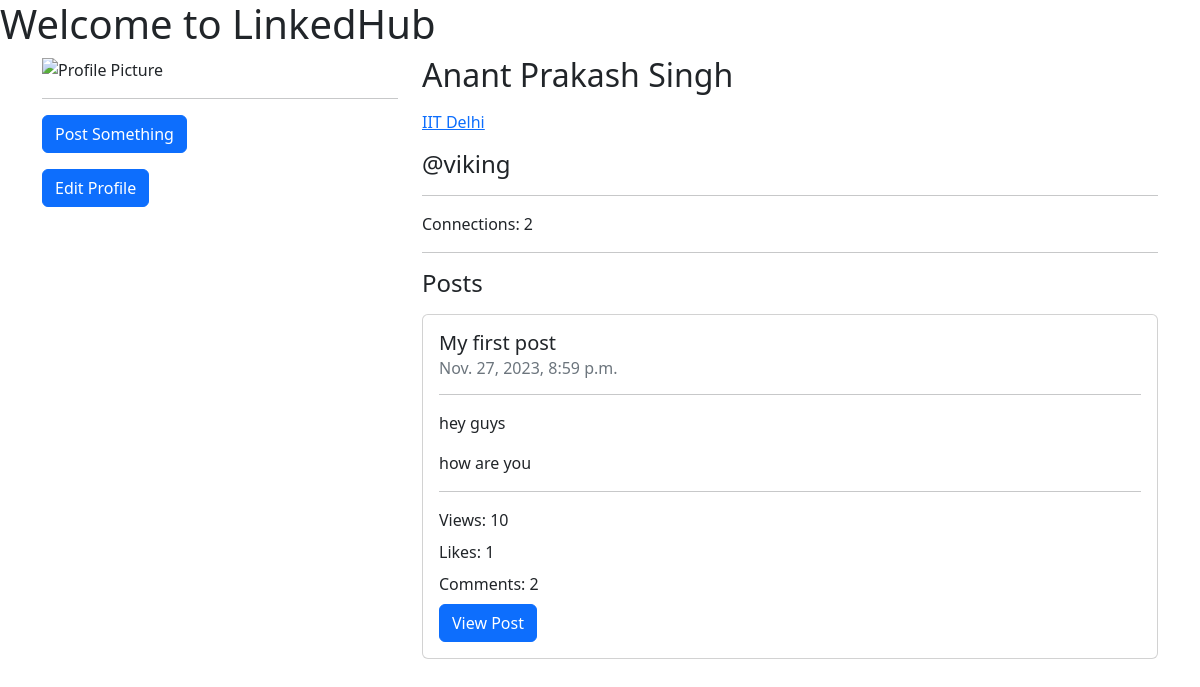
/viking/ (signed in), run on an earlier commit of the app's database.
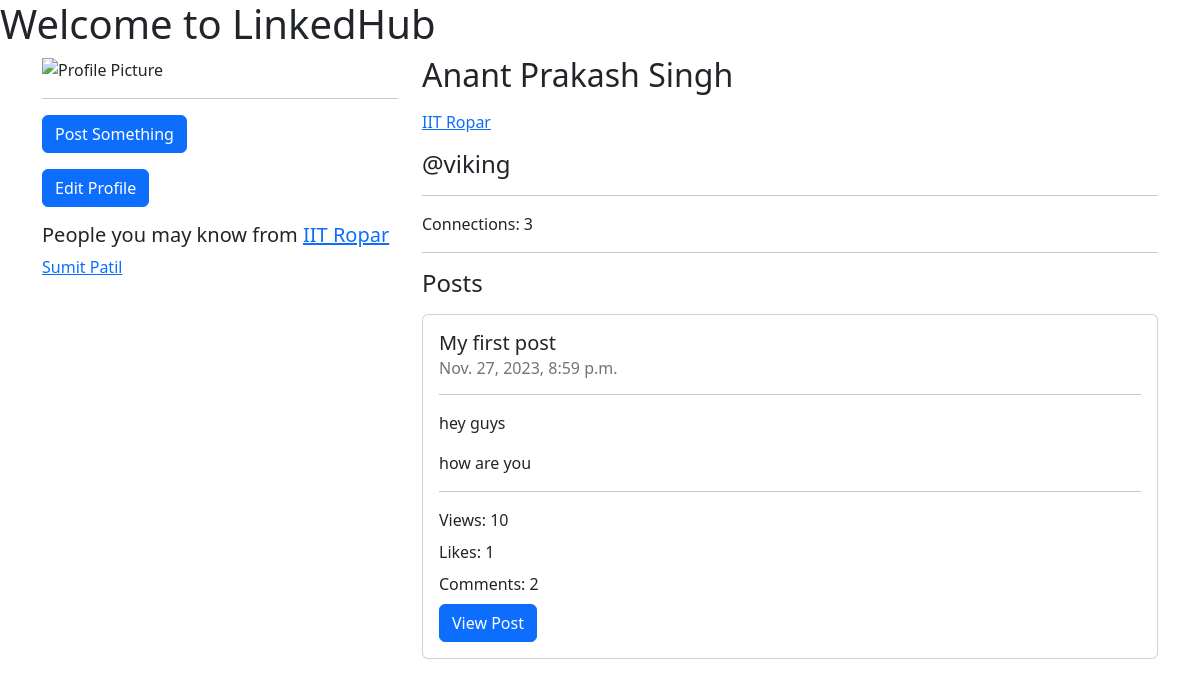
And on a later commit of the database.
### home/models.py (models this page shows, shortened)
class UserProfile(models.Model):
    username = models.CharField(max_length=100)
    name = models.CharField(max_length=100)
    profile_pic = models.TextField(blank=True)
    bio = models.TextField(blank=True)
    organization = models.CharField(max_length=100, blank=True)
    is_organization = models.BooleanField(default=False)

### post/models.py (models this page shows, shortened)
class Post(models.Model):
    post_id = models.AutoField(primary_key=True)
    title = models.CharField(max_length=200)
    content = models.TextField()
    author_id = models.CharField(max_length=100)
    views = models.IntegerField(default=0)
    likes = models.IntegerField(default=0)
    comments = models.IntegerField(default=0)
    timestamp = models.DateTimeField(auto_now_add=True)

### home/views.py (the view, shortened to what this page needs)
# urls.py: path('<str:username>/', views.profile, name='profile'),
def profile(request, username):
    prof = UserProfile.objects.raw(f'SELECT * FROM home_userprofile WHERE username = "{username}"')[0]
    posts = Post.objects.raw(f'SELECT * FROM post_post WHERE author_id = "{username}" ORDER BY timestamp DESC')
    connections = Connection.objects.raw(f'SELECT * FROM home_connection WHERE user1 = "{username}"')
    connections = len(connections)
    context = {
        'profile': prof,
        'posts': posts,
        'connections': connections,
    }
    if prof.organization:
        organization = UserProfile.objects.raw(f'SELECT * FROM home_userprofile WHERE username = "{prof.organization}"')[0]
        context['organization'] = organization
    if request.user.is_authenticated and request.user.username == username:
        if prof.organization:
            suggestions = UserProfile.objects.raw(f'SELECT * FROM home_userprofile WHERE organization = "{prof.organization}" AND username != "{username}" AND username NOT IN (SELECT user2 FROM home_connection WHERE user1 = "{username}")')
            context['suggestions'] = suggestions
        with db_connection.cursor() as cursor:
            cursor.execute(f'''
                SELECT sender, name
                FROM home_pendingrequest
                LEFT JOIN home_userprofile
                ON sender = username
                WHERE receiver = "{request.user.username}";
            ''')
            pending_requests = []
            for row in cursor.fetchall():
                pending_request = {
                    'sender': row[0],
                    'name': row[1],
                }
                pending_requests.append(pending_request)
        context['pending_requests'] = pending_requests
    return render(request, 'profile.html', context)

### templates/profile.html (shortened to what this page needs)
{% load tz %}
<!DOCTYPE html>
<html lang="en">
<head>
    <link rel="stylesheet" href="https://cdn.jsdelivr.net/npm/bootstrap@5.2.3/dist/css/bootstrap.min.css">
</head>
<body>
    <h1>Welcome to LinkedHub</h1>
    <div class="container">
        <div class="row">
            <div class="col-md-4">
                <img src="{{ profile.profile_pic }}" alt="Profile Picture" class="img-fluid">
                {% if request.user.username == profile.username %}
                    <hr>
                    <p><a href="/post/create" class="btn btn-primary">Post Something</a></p>
                    <p><a href="/settings" class="btn btn-primary">Edit Profile</a></p>
                    {% if suggestions %}
                        <h5>People you may know from <a href="/{{ profile.organization }}">{{ organization.name }}</a></h5>
                        {% for suggestion in suggestions %}
                            <p><a href="/{{ suggestion.username }}">{{ suggestion.name }}</a></p>
                        {% endfor %}
                    {% endif %}
                {% endif %}
            </div>
            <div class="col-md-8">
                <h2>{{ profile.name }}</h2>
                {% if organization %}
                    <p><a href="/{{ profile.organization }}">{{ organization.name }}</a></p>
                {% endif %}
                <h4>@{{ profile.username }}</h4>
                <hr>
                <p>Connections: {{ connections }}</p>
                <hr>
                <h4>Posts</h4>
                {% if posts %}
                    {% for post in posts %}
                        <div class="card my-3">
                            <div class="card-body">
                                <h5 class="card-title">{{ post.title }}</h5>
                                <h6 class="card-subtitle mb-2 text-muted">{{ post.timestamp|timezone:"Asia/Kolkata" }}</h6>
                                <hr>
                                <p class="card-text">{{ post.content|linebreaks }}</p>
                                <hr>
                                <p class="card-title">Views: {{ post.views }}</p>
                                <p class="card-title">Likes: {{ post.likes }}</p>
                                <p class="card-title">Comments: {{ post.comments }}</p>
                                <a href="/post/{{ post.post_id }}" class="btn btn-primary">View Post</a>
                            </div>
                        </div>
                    {% endfor %}
                {% else %}
                    <p>No posts yet.</p>
                {% endif %}
            </div>
        </div>
    </div>
</body>
</html>

What changed in the data, as far as the page shows it:
no longer on this page (row unchanged): UserProfile: name "IIT Delhi"
now on this page (row unchanged): UserProfile: name "IIT Ropar"
added UserProfile: name "Sumit Patil"
changed UserProfile "Anant Prakash Singh": organization "iitdelhi" → "iitropar" (drawn)
Also different on the page:
{{ connections }}: "2" → "3"
text now shown: "People you may know from"
